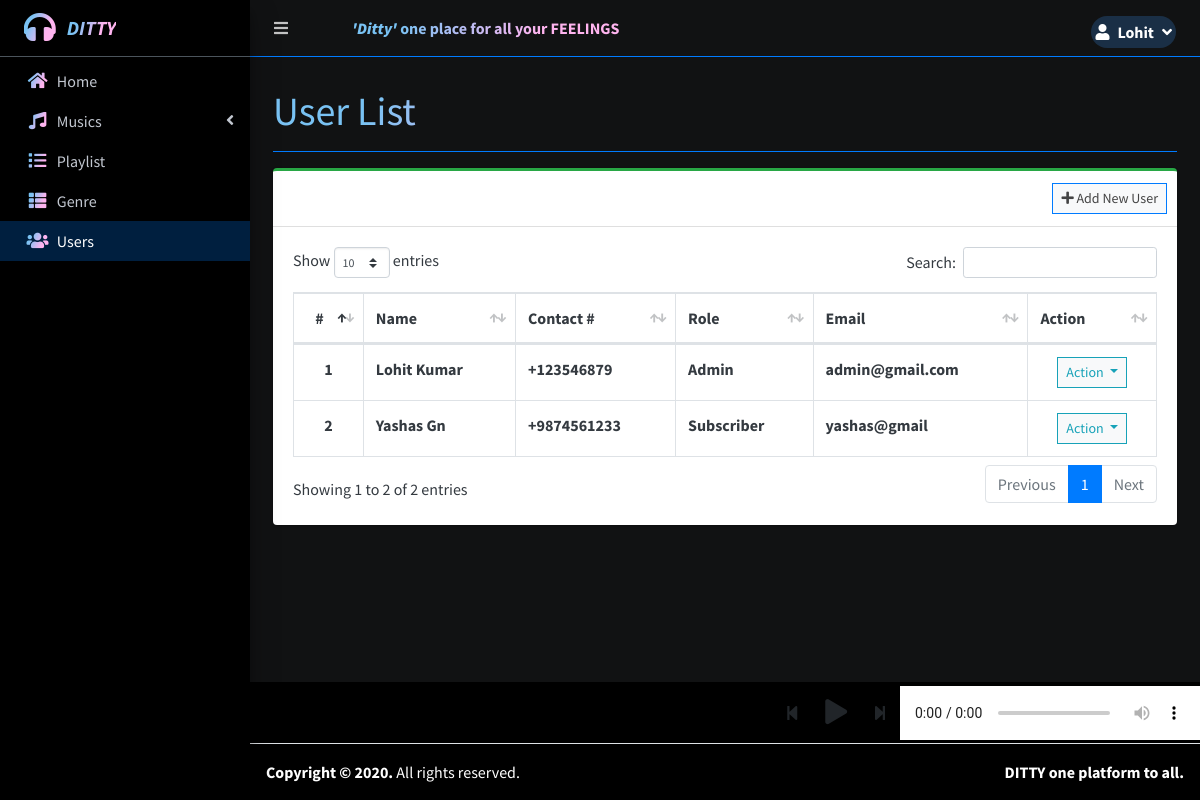
The page /index.php?page=user_list (signed in) on the database its author committed.
### tables this page shows
CREATE TABLE `users` (
  `id` int(30) NOT NULL,
  `firstname` varchar(200) NOT NULL,
  `lastname` varchar(200) NOT NULL,
  `gender` varchar(50) NOT NULL,
  `contact` varchar(50) NOT NULL,
  `address` text NOT NULL,
  `email` varchar(200) NOT NULL,
  `password` text NOT NULL,
  `type` int(1) NOT NULL DEFAULT 2,
  `profile_pic` text NOT NULL,
  `date_created` datetime NOT NULL DEFAULT current_timestamp()
);

### user_list.php (the view, shortened to what this page needs)
<?php include'db_connect.php' ?>
<div class="col-lg-12">
	<div class="card card-outline card-success">
		<div class="card-header">
			<div class="card-tools">
				<a class="btn btn-block btn-sm btn-default btn-flat border-primary" href="./index.php?page=new_user"><i class="fa fa-plus"></i> Add New User</a>
			</div>
		</div>
		<div class="card-body">
			<table class="table tabe-hover table-bordered" id="list">
				<thead>
					<tr>
						<th class="text-center">#</th>
						<th>Name</th>
						<th>Contact #</th>
						<th>Role</th>
						<th>Email</th>
						<th>Action</th>
					</tr>
				</thead>
				<tbody>
					<?php
					$i = 1;
					$type = array('',"Admin","Subscriber");
					$qry = $conn->query("SELECT *,concat(firstname,' ',lastname) as name FROM users order by concat(firstname,' ',lastname) asc");
					while($row= $qry->fetch_assoc()):
					?>
					<tr>
						<th class="text-center"><?php echo $i++ ?></th>
						<td><b><?php echo ucwords($row['name']) ?></b></td>
						<td><b><?php echo $row['contact'] ?></b></td>
						<td><b><?php echo $type[$row['type']] ?></b></td>
						<td><b><?php echo $row['email'] ?></b></td>
						<td class="text-center">
							<button type="button" class="btn btn-default btn-sm btn-flat border-info wave-effect text-info dropdown-toggle" data-toggle="dropdown" aria-expanded="true">
		                      Action
		                    </button>
						</td>
					</tr>
				<?php endwhile; ?>
				</tbody>
			</table>
		</div>
	</div>
</div>

### rows shown on the page
users: name "Lohit Kumar", contact "+123546879", type "Admin", email "admin@gmail.com"
users: name "Yashas Gn", contact "+9874561233", type "Subscriber", email "yashas@gmail"

### other values the page prints
$_SESSION['login_firstname'] "Lohit"
$title "User List"
